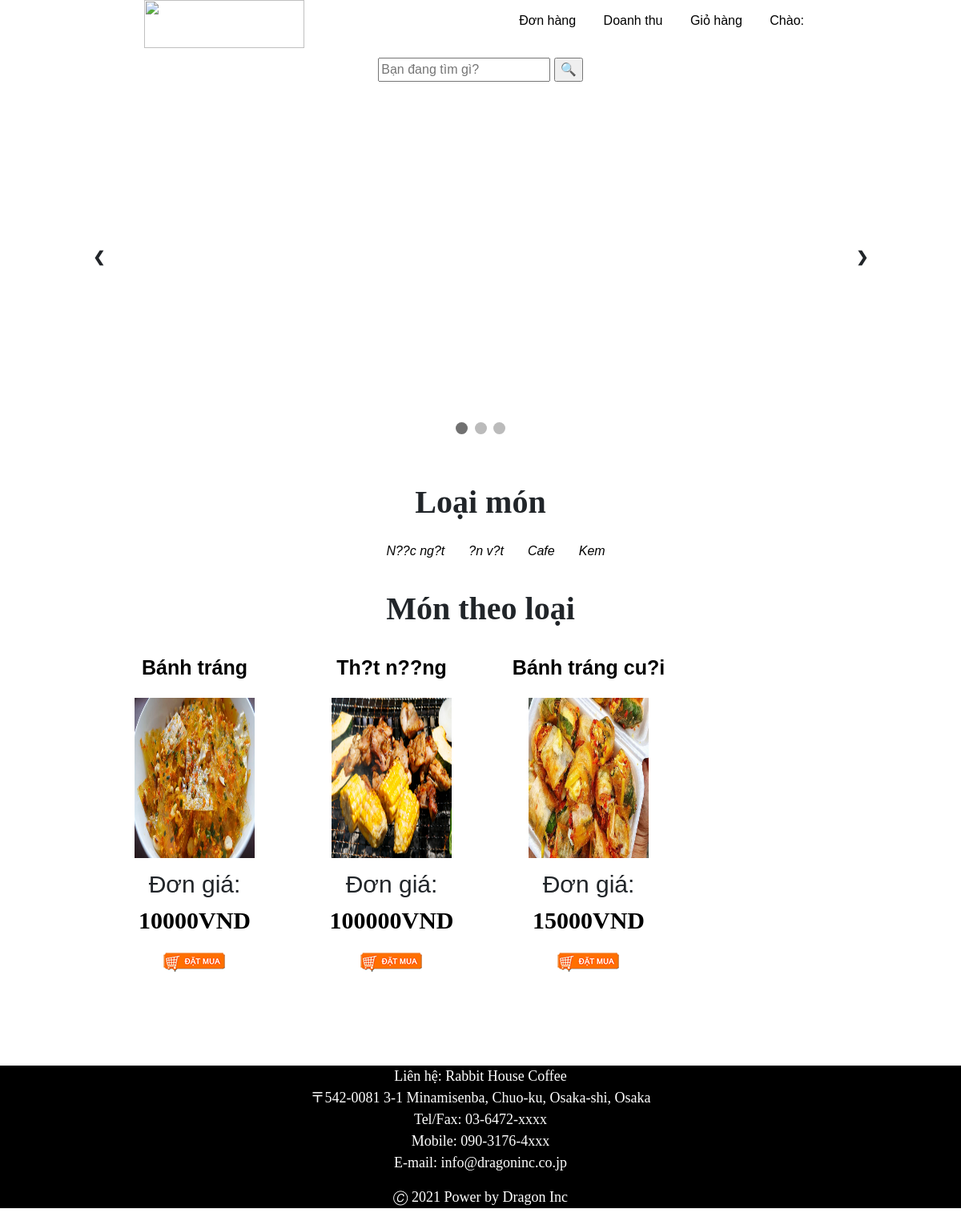
Page /NhanVien/show_loai.php?idLoai=37 (signed in) on the committed database.
### tables this page shows
CREATE TABLE `tblloai` (
  `idLoai` int(11) NOT NULL,
  `tenLoai` text NOT NULL
);

CREATE TABLE `tblmon` (
  `idMon` int(11) NOT NULL,
  `tenMon` text NOT NULL,
  `gia` double NOT NULL,
  `idLoai` int(11) NOT NULL,
  `hinhAnh` text DEFAULT NULL,
  `moTa` text DEFAULT NULL,
  `goiY` float DEFAULT NULL,
  `conHang` text NOT NULL
);

### NhanVien/show_loai.php (the view, shortened to what this page needs)
<!DOCTYPE html>
<html lang="en">
<head>
    <link rel="stylesheet" type="text/css" href="../css/style2.css?" />
    <link rel="stylesheet" href="https://cdnjs.cloudflare.com/ajax/libs/jqueryui/1.12.1/jquery-ui.css" />
    <link href="https://stackpath.bootstrapcdn.com/bootstrap/4.3.1/css/bootstrap.min.css" rel="stylesheet">
</head>
<body>
    <header>
        <?php include "./header.php"; ?>
        <div> <br /><br /><br />
            <div align="center">
                <form action="show_loai.php" method="GET">
                    <input id="searchbar" name="txtsearchMon" type="text" placeholder="Bạn đang tìm gì?">
                    <input type="submit" name="timKiem" value="🔍" title="Tìm kiếm">
                </form>
            </div>
            <br />
            <?php
            include "../include/connect.inc";
            ?>
        </div>
    </header>
    <div id="body">
        <div id="photo">
            <div class="slideshow-container">
                <a class="prev" onclick="plusSlides(-1)">&#10094;</a>
                <a class="next" onclick="plusSlides(1)">&#10095;</a>
            </div>
            <br>
            <div style="text-align:center">
                <span class="dot" onclick="currentSlide(1)"></span>
                <span class="dot" onclick="currentSlide(2)"></span>
                <span class="dot" onclick="currentSlide(3)"></span>
            </div>
        </div>
        <article>
            <aside>
                <div id="menu2" align="center">
                    <span id="ttLoai">Loại món </span>
                    <ul style="padding-top: 5px">
                        <?php
                        include "../include/left.php";
                        ?>
                    </ul>
                </div>
            </aside>
            <section id="info" align="center">
                <span>Món theo loại</span>
                <?php
                include "../include/connect.inc";
                $idLoai    =    $_GET["idLoai"];
                $sql        =    "select * from tblmon where idLoai=$idLoai and conHang = 'O'";
                $rs         =    mysqli_query($conn, $sql);
                $count        =    mysqli_num_rows($rs);
                if ($count > 0)
                    while ($row = mysqli_fetch_array($rs)) {
                ?>
                 <div style="margin-left: 10%;">
                    <div id="mon" style="margin-top: 20px">
                        <p id="tenMon"><a href="#"><?= $row["tenMon"] ?></a></p>
                        <img id="hinhAnh" src="../uploads/<?= $row["hinhAnh"] ?>">
                        <p id="donGia">Đơn giá: <span><?= $row["gia"] ?>VND</span></p>
                        <a href='hauGioHang.php?id=<?= $row["idMon"] ?>' title="Thêm vào giỏ hàng"><img id="nutmuahang" src="../img/Chonmua.png"></a>
                    </div>
                    </div>
                <?php }
                else
                    echo "<center><span style='margin-top:30px; font-size:30px; color:red'>Hiện tại không có món nào!</span></center>";
                ?>
            </section>
        </article>
        <div style="padding-top: 45%;">
            <footer>
                <div style="text-align: center;">
                    <p>Liên hệ: Rabbit House Coffee<br />
                        〒542-0081 3-1 Minamisenba, Chuo-ku, Osaka-shi, Osaka<br />
                        Tel/Fax: 03-6472-xxxx<br />
                        Mobile: 090-3176-4xxx<br />
                        E-mail: info@dragoninc.co.jp</p>
                    <p>🄫 2021 Power by Dragon Inc</p>
                </div>
            </footer>
        </div>
</body>
</html>

### include/left.php
<?php
	include "connect.inc";
	$sql	=	"select * from tblloai ";
	$rs 	=	mysqli_query($conn,$sql);
	while($row=mysqli_fetch_array($rs)){
		echo "<li><i><a href=\"show_loai.php?idLoai=".$row['idLoai']."\">".$row["tenLoai"]."</a></i>";
	}
?>

### css/style2.css (style rules this page uses)
#info span { text-align: center; display: block; margin-left: auto; margin-right: auto; font-family: 'Times New Roman', Times, serif; font-size: 40px; font-weight: bold; }
#tenMon { margin-top:5px; vertical-align:top; height: 40px; }
#tenMon a { font-weight:bold; text-decoration: none; color:#000; font-size:14px; }
#hinhAnh { width: 150px; height: 200px; }
#donGia { margin-top:10px; font-size:30px; }
#donGia span { color:red; font-size: 30px; font-weight:bold; }
footer { background-color: #000; }
footer p { color: #fff; font-family: 'Times New Roman', Times, serif; font-size: 18px; }

### NhanVien/show_loai.php (style rules this page uses)
#mon { width: 240px; margin: 3px; margin-top: 20px; text-align: center; float: left; }
#tenMon { margin-top: 5px; vertical-align: top; height: 40px; font-size: 25px; }
#tenMon a { text-decoration: none; color: #000; font-size: 25px; }
#hinhAnh { width: 150px; height: 200px; }
#donGia span { color: #000; font-size: 30px; font-weight: bold; }
* { box-sizing: border-box }
body { font-family: Verdana, sans-serif; margin: 0 }
img { vertical-align: middle; }
.slideshow-container { max-width: 1000px; position: relative; margin: auto; }
.prev, .next { cursor: pointer; position: absolute; top: 50%; width: auto; padding: 16px; margin-top: -22px; color: white; font-weight: bold; font-size: 18px; transition: 0.6s ease; border-radius: 0 3px 3px 0; user-select: none; }
.next { right: 0; border-radius: 3px 0 0 3px; }
.dot { cursor: pointer; height: 15px; width: 15px; margin: 0 2px; background-color: #bbb; border-radius: 50%; display: inline-block; transition: background-color 0.6s ease; }
.active, .dot:hover { background-color: #717171; }
#ttLoai { display: block; text-align: center; font-family: 'Times New Roman', Times, serif; font-size: 40px; font-weight: bold; }
#menu2 a { text-decoration: none; color: #000; display: block; }
#menu2 ul { list-style-type: none; text-align: center; }
#menu2 li { display: list-item; text-rendering: optimizeLegibility; -webkit-font-smoothing: antialiased; list-style-position: unset; display: inline-block; list-style-type: none; margin-left: -2px; }

### NhanVien/header.php (style rules this page uses)
li a, .dropbtn { display: inline-block; color: white; text-align: center; padding: 14px 16px; text-decoration: none; }

### rows in the picture
tblloai: tenLoai "N??c ng?t"
tblloai: tenLoai "?n v?t"
tblloai: tenLoai "Cafe"
tblloai: tenLoai "Kem"
tblmon: tenMon "Bánh tráng", hinhAnh (picture), gia "10000"
tblmon: tenMon "Th?t n??ng", hinhAnh (picture), gia "100000"
tblmon: tenMon "Bánh tráng cu?i", hinhAnh (picture), gia "15000"
